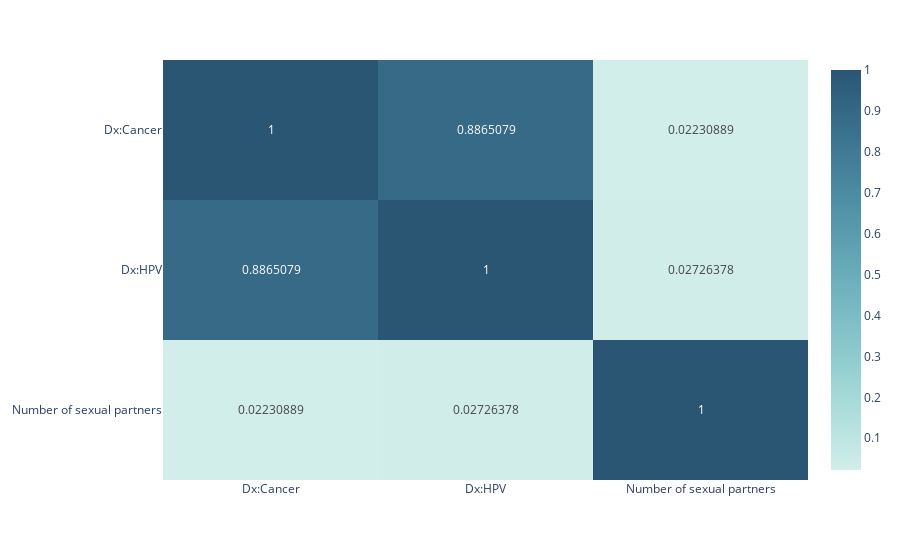

The code cell stored with this chart in its notebook:
### Markdown cell above
### Comparing the Number of Sexual Partners with the Diagnoses of HPV and Cervical Cancer

### Code cell
diagnoses_num_partner_compare_cols = ['Dx:Cancer',
                                      'Dx:HPV',
                                      "Number of sexual partners",]
corr_matrix = cancer_df[diagnoses_num_partner_compare_cols].corr()
print(corr_matrix)
diagnoses_num_partner_heatmap = px.imshow(corr_matrix,
                              aspect="auto",
                              color_continuous_scale="teal",
                              text_auto=True)
diagnoses_num_partner_heatmap.show()

### Figure 1 — Plotly figure (JSON) as saved in the notebook; plotly's stock layout.template omitted (floating-point values rounded to 4 significant figures)
{"data": [{"coloraxis": "coloraxis", "hovertemplate": "x: %{x}<br>y: %{y}<br>color: %{z}<extra></extra>", "name": "0", "texttemplate": "%{z}", "type": "heatmap", "x": ["Dx:Cancer", "Dx:HPV", "Number of sexual partners"], "xaxis": "x", "y": ["Dx:Cancer", "Dx:HPV", "Number of sexual partners"], "yaxis": "y", "z": [[1, 0.8865, 0.02231], [0.8865, 1, 0.02726], [0.02231, 0.02726, 1]]}], "layout": {"autosize": true, "coloraxis": {"colorscale": [[0, "rgb(209, 238, 234)"], [0.1667, "rgb(168, 219, 217)"], [0.3333, "rgb(133, 196, 201)"], [0.5, "rgb(104, 171, 184)"], [0.6667, "rgb(79, 144, 166)"], [0.8333, "rgb(59, 115, 143)"], [1, "rgb(42, 86, 116)"]]}, "margin": {"t": 60}, "xaxis": {"anchor": "y", "autorange": true, "domain": [0, 1], "range": [-0.5, 2.5], "type": "category"}, "yaxis": {"anchor": "x", "autorange": true, "domain": [0, 1], "range": [2.5, -0.5], "type": "category"}}}
